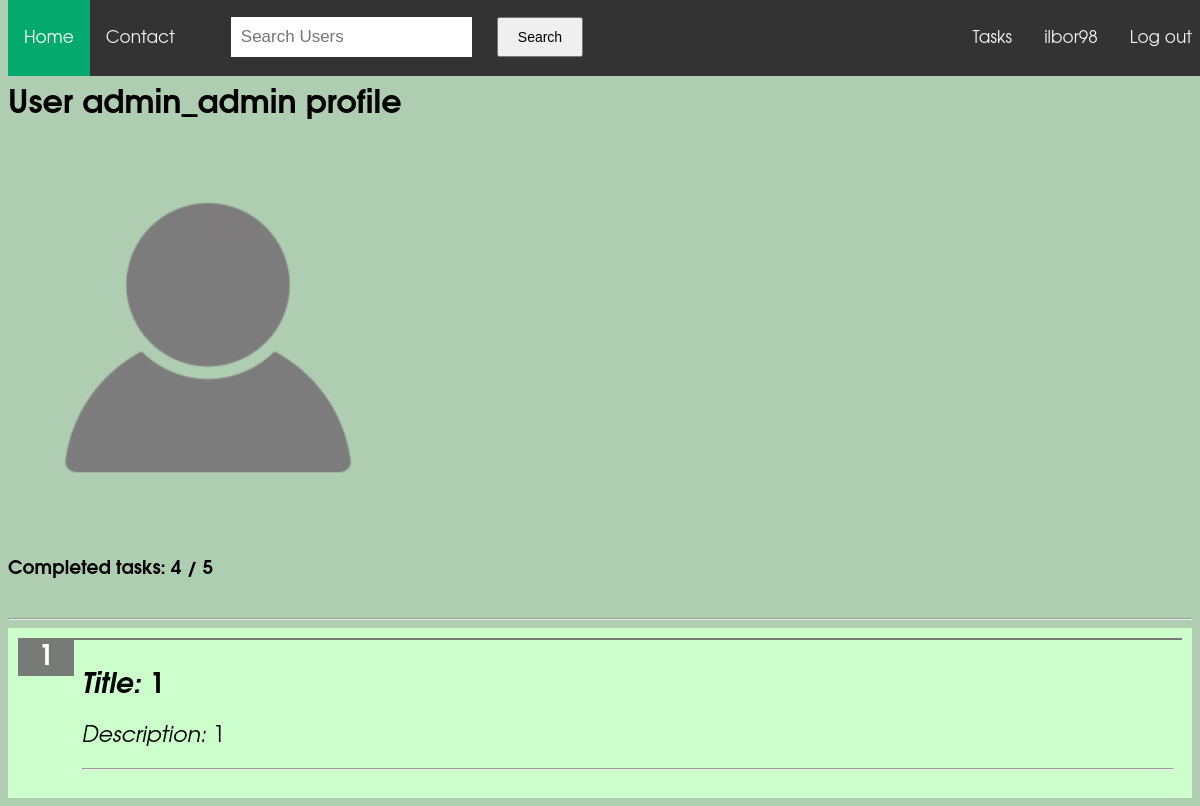
The page /profile/admin_admin/ (signed in) on the database as committed earlier.
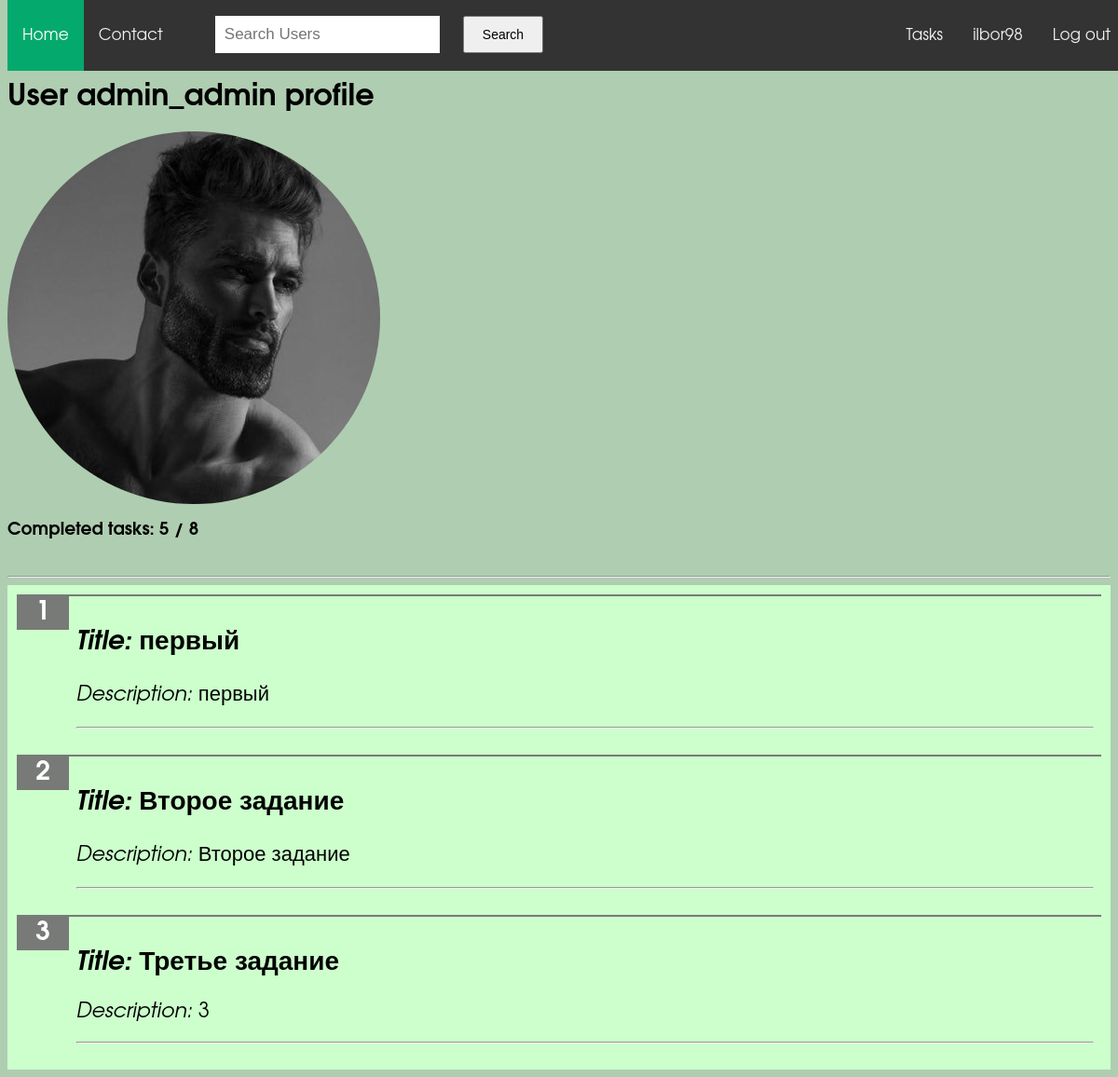
The same page on the database as committed later.
### to_do_application/models.py (models this page shows, shortened)
class UserModel(User):
    slug = models.SlugField()
    profile_photo = models.ImageField(upload_to='to_do_application/media/user_photos',
                                      default='to_do_application/media/user_photos/profile-icon-9.png')

class Task(models.Model):
    is_completed = models.BooleanField(default=False)
    is_public = models.BooleanField(default=True)
    title = models.CharField(max_length=60, default="")
    description = models.CharField(max_length=250, default="")
    user = models.ForeignKey(UserModel, on_delete=models.CASCADE, null=True)

### to_do_application/views.py (the view)
# urls.py: path('profile/<str:user_name>/', views.get_user_profile_page, name='user_profile'),
@login_required
def get_user_profile_page(request, user_name: str):
    user = UserModel.objects.get(username=user_name)
    amount_tasks_completed = user.task_set.filter(is_completed=True).aggregate(Count('is_completed'))
    amount_tasks = user.task_set.aggregate(Count('id'))
    if request.method == "POST":
        form = ProfileImageForm(request.POST, request.FILES, instance=user)
        if form.is_valid():
            image = form.cleaned_data['profile_photo']
            user.profile_photo = image
            form.save()
    else:
        form = ProfileImageForm()
    return render(request, 'to_do_application/user_profile.html', context={
        'profile_user': user,
        'request_user': request.user,
        'form': form,
        'amount_tasks_completed': amount_tasks_completed['is_completed__count'],
        'amount_tasks': amount_tasks['id__count'],
    })

### to_do_application/forms.py
class ProfileImageForm(forms.Form):
    class Meta:
        model = UserModel
        fields = ['profile_photo']
        widgets = {'profile-photo': forms.ClearableFileInput()}

### to_do_application/templates/to_do_application/user_profile.html (shortened to what this page needs)
{% extends 'base.html' %}
{% load static %}
{% block links %}
    <link rel="stylesheet" href="{% static 'to_do_application/css/user_profile.css' %}">
{% endblock %}
{% block content %}
    {% include 'to_do_application/includes/nav_bar.html' %}
    <br>
    <br>
    <br>
    <br>
    <h1>User {{ profile_user.username }} profile</h1>
        <img src="{{ profile_user.profile_photo.url }}" alt="here must be image :(" class="avatar">
    <h3>Completed tasks: {{ amount_tasks_completed }} / {{ amount_tasks }}</h3>
    <br>
    <hr>
        <ol class="square">
            {% for task in profile_user.task_set.all %}
                {% if task.is_public %}
                    <li>
                        <p class="title"><i>Title: </i>{{ task.title }}</p>
                        <p class="description"><i>Description: </i>{{ task.description }}</p>
                        <hr>
                    </li>
                {% endif %}
            {% endfor %}
        </ol>
{% endblock %}

Rows that differ between the two databases and show on the page:
no longer on this page (row edited): Task: title "1", description "1"
changed UserModel: profile_photo: a different picture
added Task: title "первый", description "первый"
added Task: title "Второе задание", description "Второе задание"
added Task: title "Третье задание", description "3"
Other text that changed with them:
{{ amount_tasks_completed }}: "4" → "5"
{{ amount_tasks }}: "5" → "8"
